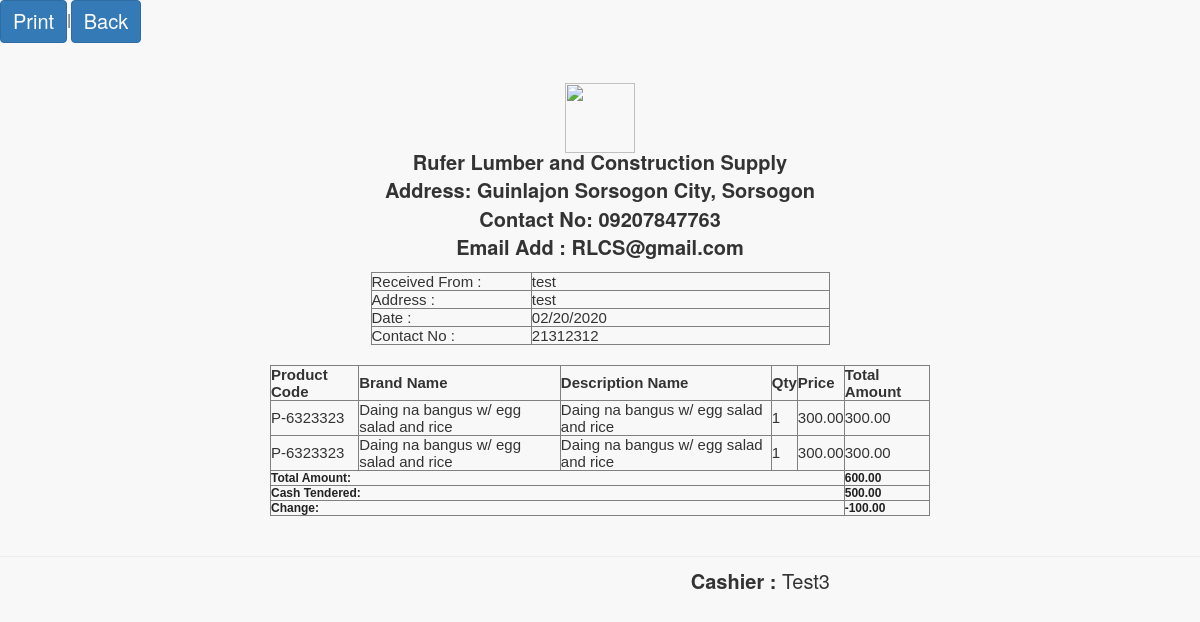
Page /pages/attendant/preview.php?invoice=RS-330320 on the committed database.
### tables this page shows
CREATE TABLE `sales` (
  `transaction_id` int(11) NOT NULL,
  `invoice_number` varchar(100) NOT NULL,
  `cashier` varchar(100) NOT NULL,
  `date` varchar(25) NOT NULL,
  `type` varchar(100) NOT NULL,
  `amount` varchar(100) NOT NULL,
  `due_date` varchar(100) NOT NULL,
  `name` varchar(100) NOT NULL,
  `balance` varchar(100) NOT NULL,
  `total_amount` varchar(30) NOT NULL,
  `cash` varchar(100) NOT NULL,
  `month` varchar(20) NOT NULL,
  `year` varchar(20) NOT NULL,
  `p_amount` varchar(30) NOT NULL,
  `vat` varchar(30) NOT NULL,
  `address` varchar(80) NOT NULL,
  `contact_number` varchar(11) NOT NULL
);

CREATE TABLE `sales_order` (
  `transaction_id` int(11) NOT NULL,
  `invoice` varchar(100) NOT NULL,
  `product` varchar(100) NOT NULL,
  `qty` varchar(100) NOT NULL,
  `amount` varchar(100) NOT NULL,
  `name` varchar(100) NOT NULL,
  `price` varchar(100) NOT NULL,
  `discount` varchar(100) NOT NULL,
  `category` varchar(100) NOT NULL,
  `date` varchar(25) NOT NULL,
  `omonth` varchar(25) NOT NULL,
  `oyear` varchar(25) NOT NULL,
  `qtyleft` varchar(25) NOT NULL,
  `dname` varchar(50) NOT NULL,
  `vat` varchar(20) NOT NULL,
  `total_amount` varchar(30) NOT NULL,
  `table_number` varchar(25) NOT NULL,
  `order_status` varchar(100) NOT NULL
);

### pages/attendant/preview.php (the view, shortened to what this page needs)
<link href="vendor/bootstrap/css/bootstrap.min.css" rel="stylesheet">
<link href="vendor/metisMenu/metisMenu.min.css" rel="stylesheet">
<link href="dist/css/sb-admin-2.css" rel="stylesheet">
<link href="vendor/font-awesome/css/font-awesome.min.css" rel="stylesheet" type="text/css">
<a class = "btn btn-primary" href="javascript:Clickheretoprint()" style="font-size:20px";>Print</a>|<a class = "btn btn-primary" href="home.php" style="font-size:20px";>Back</a>
<?php
$invoice=$_GET['invoice'];
include('connect.php');
$result = $db->prepare("SELECT * FROM sales WHERE invoice_number= :userid");
$result->bindParam(':userid', $invoice);
$result->execute();
for($i=0; $row = $result->fetch(); $i++){
	$cname=$row['name'];
	$caddress=$row['address'];
	$date=$row['date'];
	$cash=$row['due_date'];
	$cashier=$row['cashier'];
	$contact_number=$row['contact_number'];
	$pt=$row['type'];
	$am=$row['amount'];
	if($pt=='cash'){
		$cash=$row['cash'];
		$amount=$cash-$am;
	}
}
?>
<div class="content" id="content">
<center>
	<div style="margin: 0 auto; padding: 20px; width: 700px; font-weight: normal;">
	<img src="logo.png" style="width:70px;height:70px;align:center;margin-bottom:-25px">
		<div style="width: 100%;">
			<div style="width: 459px;">
			<br>
			<p style="font-size: 20px;"><b>	Rufer Lumber and Construction Supply <br />
					Address: Guinlajon Sorsogon City, Sorsogon<br />
					Contact No: 09207847763<br>
					Email Add : RLCS@gmail.com</b><br></p>
					<div>
						<table border="1" cellpadding="4" cellspacing="0" style="font-family: arial; font-size: 15px;text-align:left;width : 100%;">
							<tr>
								<td width="35%">Received From : </td>
								<td width="75%"><?php echo $cname ?></td>
							</tr>
							<tr>
								<td width="35%">Address : </td>
								<td width="35%"><?php echo $caddress ?></td>
							</tr>
							<tr>
								<td width="35%">Date : </td>
								<td width="75%"><?php echo $date?></td>
							</tr>
							<tr>
								<td width="25%">Contact No : </td>
								<td width="75%"><?php echo $contact_number ?></td>
							</tr>
						</table>
					</div>
				</div>
			</div><br>
			<div style="width: 100%">
				<table border="1" cellpadding="4" cellspacing="0" style="font-family: arial; font-size: 15px;text-align:left;" width="100%">
					<thead>
						<tr>
							<th> Product Code </th>
							<th> Brand Name </th>
							<th> Description Name </th>
							<th> Qty </th>
							<th> Price </th>
							<th> Total Amount </th>
						</tr>
					</thead>
					<tbody>
						<?php
						$id=$_GET['invoice'];
						$result = $db->prepare("SELECT * FROM sales_order WHERE invoice= :userid");
						$result->bindParam(':userid', $id);
						$result->execute();
						for($i=0; $row = $result->fetch(); $i++){
							?>
							<tr class="record">
								<td><?php echo $row['product']; ?></td>
								<td><?php echo $row['name']; ?></td>
								<td><?php echo $row['dname']; ?></td>
								<td><?php echo $row['qty']; ?></td>
								<td>
									<?php
									$ppp=$row['price'];
									echo formatMoney($ppp, true);
									?>
								</td>
								<td>
									<?php
									$dfdf=$row['total_amount'];
									echo formatMoney($dfdf, true);
									?>
								</td>
							</tr>
							<?php
						}
						?>
						<?php if($pt=='cash'){
							?>
							<tr>
								<td colspan="5"><strong style="font-size: 12px; color: #222222;">Total Amount:</strong></td>
								<td colspan="3"><strong style="font-size: 12px; color: #222222;">
									<?php
									$sdsd=$_GET['invoice'];
									$resultas = $db->prepare("SELECT sum(total_amount) FROM sales_order WHERE invoice= :a");
									$resultas->bindParam(':a', $sdsd);
									$resultas->execute();
									for($i=0; $rowas = $resultas->fetch(); $i++){
										$fgfg=$rowas['sum(total_amount)'];
										echo formatMoney($fgfg, true);
									}
									?>
								</strong></td>
							</tr>
							<tr>
								<td colspan="5"><strong style="font-size: 12px; color: #222222;">Cash Tendered:</strong></td>
								<td colspan="2"><strong style="font-size: 12px; color: #222222;">
									<?php
									echo formatMoney($cash, true);
									?>
								</strong></td>
							</tr>
								<?php
						}
						?>
						<tr>
							<td colspan="5"><strong style="font-size: 12px; color: #222222;">
								<?php
								if($pt=='cash'){
									echo 'Change:';
								}
								?>
							</strong></td>
							<td colspan="3"><strong style="font-size: 12px; color: #222222;">
								<?php
								function formatMoney($number, $fractional=false) {
									if ($fractional) {
										$number = sprintf('%.2f', $number);
									}
									while (true) {
										$replaced = preg_replace('/(-?\d+)(\d\d\d)/', '$1,$2', $number);
										if ($replaced != $number) {
											$number = $replaced;
										} else {
											break;
										}
									}
									return $number;
								}
								if($pt=='cash'){
									echo formatMoney($amount, true);
								}
								?>
							</strong></td>
						</tr>
					</tbody>
				</table>
				</center>
				<hr>
			</div>
			<div style="text-align: right;margin-right: 370px; margin-top: -10px; font-size: 20px;"><b>Cashier :</b> <?php echo $cashier ?></div>

### rows in the picture
sales: name "test", address "test", date "02/20/2020", contact_number "21312312", cash "500.00", formatMoney($amount, true) "-100.00", cashier "Test3"
sales_order: product "P-6323323", name "Daing na bangus w/ egg salad and rice", dname "Daing na bangus w/ egg salad and rice", qty "1", price "300.00", total_amount "300.00"
sales_order: product "P-6323323", name "Daing na bangus w/ egg salad and rice", dname "Daing na bangus w/ egg salad and rice", qty "1", price "300.00", total_amount "300.00"

### other values in the picture
formatMoney($fgfg, true) "600.00"
